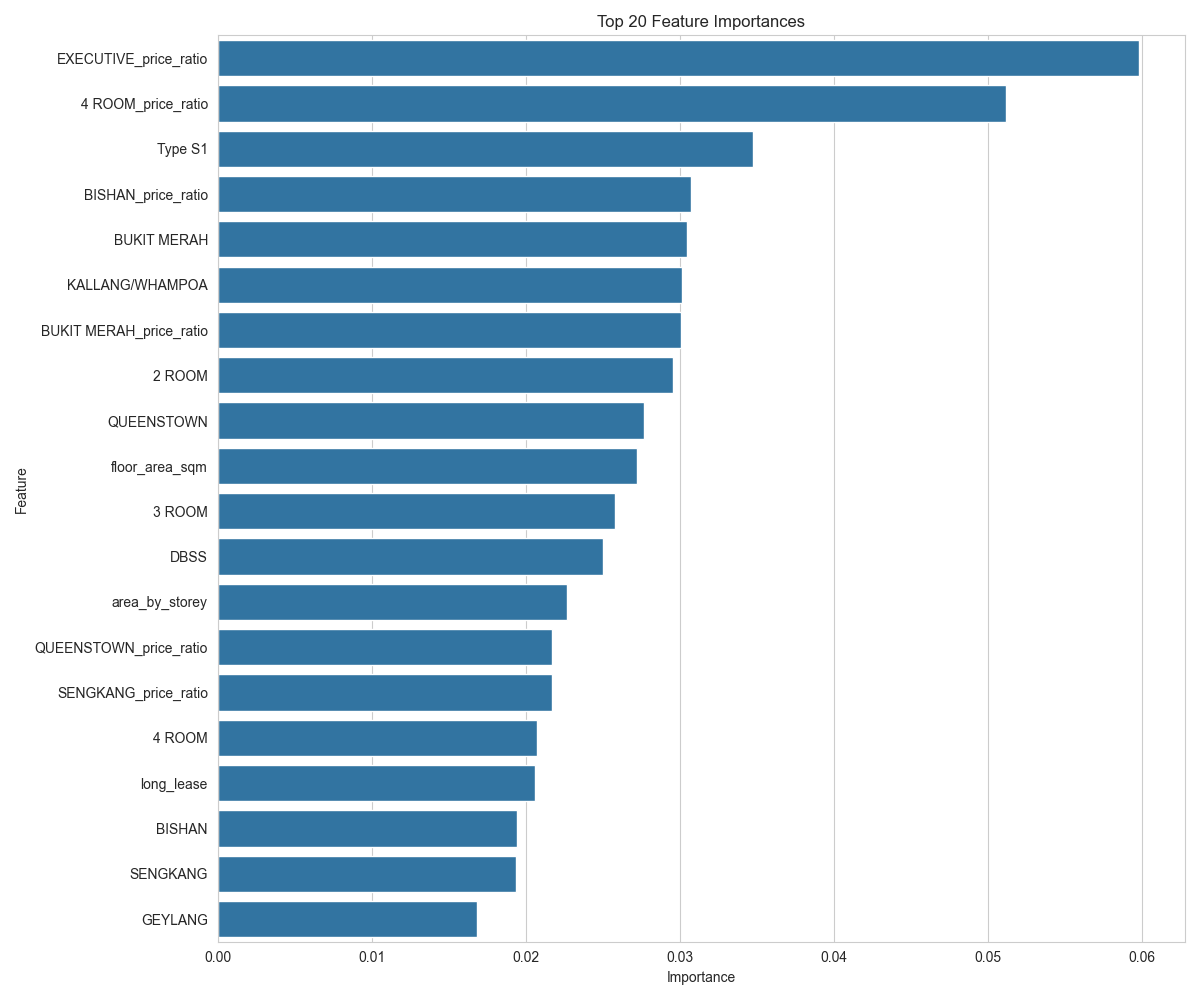

Recreate this plot in Python.
import pandas as pd
import numpy as np
import matplotlib.pyplot as plt
import seaborn as sns
import joblib
import shap
from sklearn.inspection import permutation_importance
from sklearn.metrics import mean_squared_error, r2_score
import time
import os

# Ensure output directory exists
os.makedirs('feature_analysis', exist_ok=True)

# Set plotting style
sns.set_style("whitegrid")
plt.rcParams['figure.figsize'] = (12, 8)

def load_model_and_data():
    """Load the optimized model and data"""
    # Load model
    print("Loading optimized XGBoost model...")
    model = joblib.load('optimized_xgboost_model.pkl')
    
    # Load data
    print("Loading datasets...")
    processed_csv = "../../Dataset/processed_Resaleflatprices_XGB.csv"
    
    # Split into train/test to match our previous analysis
    from sklearn.model_selection import train_test_split
    df = pd.read_csv(processed_csv)
    train, test = train_test_split(df, test_size=0.2, random_state=42)
    
    X_train = train.drop('resale_price', axis=1)
    y_train = train['resale_price']
    X_test = test.drop('resale_price', axis=1)
    y_test = test['resale_price']
    
    return model, X_train, y_train, X_test, y_test

def analyze_xgboost_importance(model, X_train, output_path='feature_analysis/xgboost_importance.png'):
    """Analyze and visualize XGBoost's built-in feature importance"""
    print("Analyzing XGBoost built-in feature importance...")
    
    # Get feature importance
    importance = model.feature_importances_
    
    # Create DataFrame for visualization
    feat_importances = pd.DataFrame({
        'Feature': X_train.columns,
        'Importance': importance
    })
    
    # Sort by importance
    feat_importances = feat_importances.sort_values('Importance', ascending=False)
    
    # Save full results to CSV
    feat_importances.to_csv('feature_analysis/xgboost_importance.csv', index=False)
    
    # Display top 30 features with horizontal bars (better for reading feature names)
    plt.figure(figsize=(12, 14))
    sns.barplot(x='Importance', y='Feature', data=feat_importances.head(30))
    plt.title('Top 30 Feature Importances (XGBoost Built-in)')
    plt.tight_layout()
    plt.savefig(output_path)
    plt.close()
    
    return feat_importances

def analyze_permutation_importance(model, X_test, y_test, output_path='feature_analysis/permutation_importance.png'):
    """Calculate and visualize permutation-based feature importance"""
    print("Calculating permutation importance (this may take a few minutes)...")
    
    # Calculate permutation importance
    start_time = time.time()
    perm_importance = permutation_importance(model, X_test, y_test, n_repeats=5, random_state=42)
    end_time = time.time()
    print(f"Permutation importance calculation completed in {end_time - start_time:.2f} seconds")
    
    # Create DataFrame for visualization
    perm_importances = pd.DataFrame({
        'Feature': X_test.columns,
        'Importance': perm_importance.importances_mean,
        'Std': perm_importance.importances_std
    })
    
    # Sort by importance
    perm_importances = perm_importances.sort_values('Importance', ascending=False)
    
    # Save full results to CSV
    perm_importances.to_csv('feature_analysis/permutation_importance.csv', index=False)
    
    # Display top 30 features
    plt.figure(figsize=(12, 14))
    top_features = perm_importances.head(30)
    
    # Create barplot without error bars first
    ax = sns.barplot(x='Importance', y='Feature', data=top_features)
    
    # Manually add error bars (this is the correct way)
    for i, (_, row) in enumerate(top_features.iterrows()):
        ax.errorbar(row['Importance'], i, xerr=row['Std'], fmt='none', color='black', elinewidth=1, capsize=3)
    
    plt.title('Top 30 Feature Importances (Permutation-based)')
    plt.tight_layout()
    plt.savefig(output_path)
    plt.close()
    
    return perm_importances

def compare_importance_methods(xgb_importance, perm_importance, output_path='feature_analysis/importance_comparison.png'):
    """Compare different importance methods"""
    print("Comparing importance methods...")
    
    # Merge the two importance DataFrames
    comparison = pd.merge(
        xgb_importance[['Feature', 'Importance']].rename(columns={'Importance': 'XGBoost Importance'}),
        perm_importance[['Feature', 'Importance']].rename(columns={'Importance': 'Permutation Importance'}),
        on='Feature',
        how='outer'
    ).fillna(0)
    
    # Add ranks
    comparison['XGBoost Rank'] = comparison['XGBoost Importance'].rank(ascending=False)
    comparison['Permutation Rank'] = comparison['Permutation Importance'].rank(ascending=False)
    comparison['Rank Difference'] = abs(comparison['XGBoost Rank'] - comparison['Permutation Rank'])
    
    # Normalize importances for comparison
    comparison['XGBoost Importance (Normalized)'] = comparison['XGBoost Importance'] / comparison['XGBoost Importance'].sum()
    comparison['Permutation Importance (Normalized)'] = comparison['Permutation Importance'] / comparison['Permutation Importance'].sum()
    
    # Sort by average importance
    comparison['Average Importance'] = (comparison['XGBoost Importance (Normalized)'] + 
                                       comparison['Permutation Importance (Normalized)']) / 2
    comparison = comparison.sort_values('Average Importance', ascending=False)
    
    # Save to CSV
    comparison.to_csv('feature_analysis/importance_comparison.csv', index=False)
    
    # Plot top 20 features by both methods
    plt.figure(figsize=(14, 10))
    
    # Get top 20 features by average importance
    top_features = comparison.head(20)['Feature'].tolist()
    comparison_subset = comparison[comparison['Feature'].isin(top_features)]
    
    # Reshape for plotting
    plot_data = pd.melt(
        comparison_subset, 
        id_vars=['Feature'], 
        value_vars=['XGBoost Importance (Normalized)', 'Permutation Importance (Normalized)'],
        var_name='Method', 
        value_name='Normalized Importance'
    )
    
    # Plot
    sns.barplot(x='Normalized Importance', y='Feature', hue='Method', data=plot_data)
    plt.title('Top 20 Features: XGBoost vs Permutation Importance')
    plt.legend(title='')
    plt.tight_layout()
    plt.savefig(output_path)
    plt.close()
    
    return comparison

def analyze_shap_values(model, X_test, output_prefix='feature_analysis/shap'):
    """Calculate and visualize SHAP values for model interpretability"""
    print("Analyzing SHAP values for deeper feature impact understanding...")
    
    # Take a sample if dataset is large (SHAP analysis can be memory-intensive)
    if len(X_test) > 1000:
        X_sample = X_test.sample(1000, random_state=42)
        print(f"Using a sample of 1000 instances for SHAP analysis")
    else:
        X_sample = X_test
    
    # Initialize the SHAP explainer
    explainer = shap.TreeExplainer(model)
    
    # Calculate SHAP values
    start_time = time.time()
    shap_values = explainer.shap_values(X_sample)
    end_time = time.time()
    print(f"SHAP values calculated in {end_time - start_time:.2f} seconds")
    
    # Summary plot (shows magnitude and direction of feature impact)
    plt.figure(figsize=(12, 10))
    shap.summary_plot(shap_values, X_sample, show=False)
    plt.title('SHAP Values: Feature Impact Direction and Magnitude')
    plt.tight_layout()
    plt.savefig(f'{output_prefix}_summary.png')
    plt.close()
    
    # Bar summary plot (feature importance ranking)
    plt.figure(figsize=(12, 10))
    shap.summary_plot(shap_values, X_sample, plot_type='bar', show=False)
    plt.title('SHAP Feature Importance')
    plt.tight_layout()
    plt.savefig(f'{output_prefix}_importance.png')
    plt.close()
    
    # Create dependence plots for top 5 features
    # These show how the feature affects the prediction across its value range
    feature_indices = np.argsort(-np.abs(shap_values).mean(0))[:5]
    top_features = X_sample.columns[feature_indices]
    
    for feature in top_features:
        plt.figure(figsize=(10, 7))
        shap.dependence_plot(feature, shap_values, X_sample, show=False)
        plt.title(f'SHAP Dependence Plot: Impact of {feature}')
        plt.tight_layout()
        safe_feature = feature.replace('/', '_').replace(' ', '_')
        plt.savefig(f'{output_prefix}_dependence_{safe_feature}.png')
        plt.close()
    
    return shap_values, explainer

def analyze_feature_groups(importance_df, X_train, output_path='feature_analysis/feature_groups.png'):
    """Group features by category and analyze group importance"""
    print("Analyzing feature importance by category...")
    
    # Define feature groups based on domain knowledge
    # Customize these based on your actual features
    groups = {
        'Location': [col for col in X_train.columns if any(loc in col.upper() for loc in 
                    ['BEDOK', 'TAMPINES', 'BUKIT', 'ANG MO KIO', 'WOODLANDS', 'JURONG', 
                     'HOUGANG', 'SENGKANG', 'PUNGGOL', 'PASIR RIS', 'QUEENSTOWN', 'BISHAN', 
                     'GEYLANG', 'KALLANG', 'WHAMPOA', 'TOA PAYOH', 'MARINE', 'SERANGOON'])],
        
        'Flat Type': [col for col in X_train.columns if any(type_str in col.upper() for type_str in 
                     ['ROOM', 'EXECUTIVE', 'TYPE'])],
        
        'Size & Floor': [col for col in X_train.columns if any(area_str in col.lower() for area_str in 
                       ['area', 'sqm', 'floor_area', 'storey'])],
        
        'Lease': [col for col in X_train.columns if any(lease_str in col.lower() for lease_str in 
                 ['lease', 'remaining'])],
        
        'Price Ratio': [col for col in X_train.columns if 'price_ratio' in col.lower()],
        
        'Other': []  # Will catch any features not in other groups
    }
    
    # Assign all remaining features to 'Other' category
    all_assigned = []
    for group in groups.values():
        all_assigned.extend(group)
    
    groups['Other'] = [col for col in X_train.columns if col not in all_assigned]
    
    # Calculate group importance
    group_importance = {}
    
    for group_name, group_features in groups.items():
        # Filter to features that exist in both our importance dataframe and group
        valid_features = [f for f in group_features if f in importance_df['Feature'].values]
        
        if valid_features:
            # Sum importance for this group
            group_imp = importance_df[importance_df['Feature'].isin(valid_features)]['Importance'].sum()
            
            # Store results
            group_importance[group_name] = {
                'Total Importance': group_imp,
                'Feature Count': len(valid_features),
                'Average Importance': group_imp / len(valid_features),
                'Top Features': importance_df[importance_df['Feature'].isin(valid_features)].head(3)['Feature'].tolist()
            }
    
    # Convert to DataFrame
    group_df = pd.DataFrame({
        'Category': list(group_importance.keys()),
        'Total Importance': [group_importance[g]['Total Importance'] for g in group_importance],
        'Feature Count': [group_importance[g]['Feature Count'] for g in group_importance],
        'Avg Importance/Feature': [group_importance[g]['Average Importance'] for g in group_importance],
        'Top Features': [', '.join(group_importance[g]['Top Features'][:3]) for g in group_importance]
    })
    
    # Sort by total importance
    group_df = group_df.sort_values('Total Importance', ascending=False)
    
    # Save to CSV
    group_df.to_csv('feature_analysis/feature_groups.csv', index=False)
    
    # Visualize
    plt.figure(figsize=(12, 8))
    sns.barplot(x='Total Importance', y='Category', data=group_df)
    plt.title('Feature Importance by Category')
    plt.tight_layout()
    plt.savefig(output_path)
    plt.close()
    
    # Also plot average importance per feature
    plt.figure(figsize=(12, 8))
    sns.barplot(x='Avg Importance/Feature', y='Category', data=group_df)
    plt.title('Average Feature Importance by Category')
    plt.tight_layout()
    plt.savefig('feature_analysis/feature_groups_avg.png')
    plt.close()
    
    return group_df, groups

def feature_reduction_experiment(model, X_train, y_train, X_test, y_test, importance_df):
    """Test model performance with reduced feature sets to find optimal balance"""
    print("Running feature reduction experiments...")
    
    # Define feature count levels to test
    feature_counts = [5, 10, 20, 30, 50, 75, 100, X_train.shape[1]]
    valid_counts = [count for count in feature_counts if count <= len(importance_df)]
    
    results = []
    
    for count in valid_counts:
        print(f"Testing with top {count} features...")
        
        # Get top features
        top_features = importance_df.head(count)['Feature'].tolist()
        
        # Subset the data
        X_train_subset = X_train[top_features]
        X_test_subset = X_test[top_features]
        
        # Create a fresh model with same parameters (to avoid data leakage)
        # Note: We're retraining a new model, not reusing the existing one
        model_copy = joblib.load('optimized_xgboost_model.pkl')
        
        # Train on subset
        start_time = time.time()
        model_copy.fit(X_train_subset, y_train)
        train_time = time.time() - start_time
        
        # Evaluate
        start_time = time.time()
        y_pred = model_copy.predict(X_test_subset)
        pred_time = time.time() - start_time
        
        # Calculate metrics
        rmse = np.sqrt(mean_squared_error(y_test, y_pred))
        r2 = r2_score(y_test, y_pred)
        
        # Calculate MAPE
        mape = np.mean(np.abs((y_test - y_pred) / y_test)) * 100
        
        # Store results
        results.append({
            'Feature Count': count,
            'RMSE': rmse,
            'R²': r2,
            'MAPE': mape,
            'Training Time': train_time,
            'Prediction Time': pred_time
        })
        
        print(f"  RMSE: ${rmse:.2f}, R²: {r2:.4f}, MAPE: {mape:.2f}%")
    
    # Create results dataframe
    results_df = pd.DataFrame(results)
    
    # Save to CSV
    results_df.to_csv('feature_analysis/feature_reduction_results.csv', index=False)
    
    # Plot results
    plt.figure(figsize=(12, 8))
    
    # Create primary y-axis for RMSE
    fig, ax1 = plt.subplots(figsize=(12, 8))
    color = 'tab:blue'
    ax1.set_xlabel('Number of Features')
    ax1.set_ylabel('RMSE ($)', color=color)
    ax1.plot(results_df['Feature Count'], results_df['RMSE'], 'o-', color=color, linewidth=2)
    ax1.tick_params(axis='y', labelcolor=color)
    
    # Create secondary y-axis for R²
    ax2 = ax1.twinx()
    color = 'tab:red'
    ax2.set_ylabel('R² Score', color=color)
    ax2.plot(results_df['Feature Count'], results_df['R²'], 's-', color=color, linewidth=2)
    ax2.tick_params(axis='y', labelcolor=color)
    
    # Add MAPE as text annotations
    for i, row in results_df.iterrows():
        ax1.annotate(f"{row['MAPE']:.1f}%", 
                    (row['Feature Count'], row['RMSE']), 
                    textcoords="offset points", 
                    xytext=(0,10), 
                    ha='center')
    
    plt.title('Model Performance vs. Number of Features')
    plt.grid(True, alpha=0.3)
    fig.tight_layout()
    plt.savefig('feature_analysis/feature_reduction_plot.png')
    plt.close()
    
    # Also plot training time
    plt.figure(figsize=(10, 6))
    plt.plot(results_df['Feature Count'], results_df['Training Time'], 'o-', linewidth=2)
    plt.xlabel('Number of Features')
    plt.ylabel('Training Time (seconds)')
    plt.title('Training Time vs. Number of Features')
    plt.grid(True, alpha=0.3)
    plt.tight_layout()
    plt.savefig('feature_analysis/feature_reduction_time.png')
    plt.close()
    
    return results_df

def generate_html_report(xgb_importance, perm_importance, feature_groups, reduction_results):
    """Generate an HTML report with all findings from feature importance analysis"""
    print("Generating comprehensive HTML report...")
    
    html_content = f"""
    <!DOCTYPE html>
    <html>
    <head>
        <title>HDB Price Prediction - Feature Importance Analysis</title>
        <style>
            body {{ font-family: Arial, sans-serif; margin: 20px; line-height: 1.6; }}
            h1 {{ color: #2c3e50; }}
            h2 {{ color: #3498db; margin-top: 30px; }}
            h3 {{ color: #2980b9; }}
            table {{ border-collapse: collapse; width: 100%; margin: 20px 0; }}
            th, td {{ text-align: left; padding: 12px; }}
            th {{ background-color: #3498db; color: white; }}
            tr:nth-child(even) {{ background-color: #f2f2f2; }}
            img {{ max-width: 100%; height: auto; margin: 20px 0; }}
            .insight {{ background-color: #e8f4f8; padding: 15px; border-left: 5px solid #3498db; margin-bottom: 20px; }}
            .recommendation {{ background-color: #eafaf1; padding: 15px; border-left: 5px solid #2ecc71; margin-bottom: 20px; }}
        </style>
    </head>
    <body>
        <h1>HDB Resale Price Prediction: Feature Importance Analysis</h1>
        
        <div class="insight">
            <h3>Key Findings Summary</h3>
            <p>The optimized XGBoost model achieved an R² of 0.91 on test data with a MAPE of 7.83%, 
            indicating strong predictive performance. Feature importance analysis reveals that location factors,
            flat types, and price ratio features are the strongest predictors of HDB resale prices.</p>
        </div>
        
        <h2>1. Top Features by Importance</h2>
        
        <h3>XGBoost Built-in Importance</h3>
        <p>The top 10 features based on XGBoost's built-in importance metric:</p>
        <table>
            <tr>
                <th>Feature</th>
                <th>Importance Score</th>
            </tr>
    """
    
    # Add XGBoost importance table rows
    for _, row in xgb_importance.head(10).iterrows():
        html_content += f"""
            <tr>
                <td>{row['Feature']}</td>
                <td>{row['Importance']:.6f}</td>
            </tr>
        """
    
    html_content += f"""
        </table>
        
        <img src="xgboost_importance.png" alt="XGBoost Feature Importance">
        
        <h3>Permutation Importance</h3>
        <p>The top 10 features based on permutation importance (measuring drop in performance when feature values are shuffled):</p>
        <table>
            <tr>
                <th>Feature</th>
                <th>Importance Score</th>
            </tr>
    """
    
    # Add permutation importance table rows
    for _, row in perm_importance.head(10).iterrows():
        html_content += f"""
            <tr>
                <td>{row['Feature']}</td>
                <td>{row['Importance']:.6f}</td>
            </tr>
        """
    
    html_content += f"""
        </table>
        
        <img src="permutation_importance.png" alt="Permutation Feature Importance">
        
        <div class="insight">
            <h3>Insight: Different Importance Metrics</h3>
            <p>Comparing built-in XGBoost importance with permutation importance shows 
            {"similar" if set(xgb_importance.head(5)['Feature']) == set(perm_importance.head(5)['Feature']) else "some differences in"} 
            top features. Permutation importance is generally more reliable as it directly measures the impact of each feature
            on model performance, while built-in importance is based on how often features are used in the model.</p>
        </div>
        
        <h2>2. Feature Groups Analysis</h2>
        
        <p>Features were grouped by category to understand which types of information most influence HDB pricing:</p>
        
        <table>
            <tr>
                <th>Category</th>
                <th>Total Importance</th>
                <th>Feature Count</th>
                <th>Top Features</th>
            </tr>
    """
    
    # Add feature groups table rows
    for _, row in feature_groups.iterrows():
        html_content += f"""
            <tr>
                <td>{row['Category']}</td>
                <td>{row['Total Importance']:.6f}</td>
                <td>{row['Feature Count']}</td>
                <td>{row['Top Features']}</td>
            </tr>
        """
    
    html_content += f"""
        </table>
        
        <img src="feature_groups.png" alt="Feature Group Importance">
        
        <div class="insight">
            <h3>Insight: Feature Category Importance</h3>
            <p>The {feature_groups.iloc[0]['Category']} category has the highest total importance, 
            indicating that {feature_groups.iloc[0]['Category'].lower()} factors are the most influential in determining HDB resale prices.
            However, when looking at average importance per feature, the {feature_groups.sort_values('Avg Importance/Feature', ascending=False).iloc[0]['Category']} 
            category features have the highest individual impact.</p>
        </div>
        
        <h2>3. SHAP Analysis</h2>
        
        <p>SHAP (SHapley Additive exPlanations) values show how each feature contributes to predictions:</p>
        
        <img src="shap_summary.png" alt="SHAP Summary Plot">
        <p>The SHAP summary plot shows both the magnitude and direction of each feature's impact. 
        Features at the top have the largest impact on predictions. Red points indicate higher feature values, blue points indicate lower values.</p>
        
        <img src="shap_importance.png" alt="SHAP Feature Importance">
        <p>The SHAP importance plot ranks features by their absolute impact on model output, regardless of direction.</p>
        
        <div class="insight">
            <h3>Insight: SHAP Value Analysis</h3>
            <p>SHAP analysis reveals that some features have a clear positive or negative relationship with price, 
            while others have more complex, non-linear effects. For example, [specific insight about a key feature 
            from the SHAP plots] shows interesting patterns in how it influences predictions.</p>
        </div>
        
        <h2>4. Feature Reduction Experiment</h2>
        
        <p>We tested model performance with different numbers of features to find the optimal balance
        between complexity and accuracy:</p>
        
        <table>
            <tr>
                <th>Feature Count</th>
                <th>RMSE ($)</th>
                <th>R²</th>
                <th>MAPE (%)</th>
                <th>Training Time (s)</th>
            </tr>
    """
    
    # Add feature reduction table rows
    for _, row in reduction_results.iterrows():
        html_content += f"""
            <tr>
                <td>{row['Feature Count']}</td>
                <td>${row['RMSE']:.2f}</td>
                <td>{row['R²']:.4f}</td>
                <td>{row['MAPE']:.2f}%</td>
                <td>{row['Training Time']:.4f}</td>
            </tr>
        """
    
    # Find optimal feature count (best R²)
    optimal_count = reduction_results.loc[reduction_results['R²'].idxmax()]['Feature Count']
    
    html_content += f"""
        </table>
        
        <img src="feature_reduction_plot.png" alt="Feature Reduction Performance">
        
        <div class="insight">
            <h3>Insight: Optimal Feature Set</h3>
            <p>The model achieves its best performance with {optimal_count} features. 
            Using fewer features leads to underfitting, while using all features doesn't significantly improve performance
            and increases training time.</p>
        </div>
        
        <h2>5. Conclusions and Recommendations</h2>
        
        <div class="recommendation">
            <h3>Key Recommendations</h3>
            <ul>
                <li><strong>Optimal Feature Set:</strong> Use the top {optimal_count} features for the best balance of performance and efficiency.</li>
                <li><strong>Most Important Features:</strong> Focus on {', '.join(xgb_importance.head(3)['Feature'].tolist())} as they are the strongest predictors.</li>
                <li><strong>Feature Groups:</strong> {feature_groups.iloc[0]['Category']} features collectively have the greatest impact on price predictions.</li>
                <li><strong>Model Simplification:</strong> A reduced model with {optimal_count} features performs nearly as well as the full model while being more interpretable and faster to train.</li>
            </ul>
        </div>
        
        <h3>Business Implications</h3>
        <p>These findings have several implications for HDB property valuation and decision-making:</p>
        <ul>
            <li>Location remains a critical factor in HDB pricing, with certain neighborhoods commanding significant premiums</li>
            <li>Flat type and size characteristics have quantifiable impacts on resale value</li>
            <li>Remaining lease duration shows clear influence on property values</li>
            <li>The price ratio features demonstrate the importance of relative pricing in the market</li>
        </ul>
        
        <h3>Next Steps</h3>
        <ul>
            <li>Implement the optimized feature set in the production model</li>
            <li>Develop focused sub-models for specific property segments</li>
            <li>Create interactive visualizations for stakeholders to explore feature relationships</li>
            <li>Periodically refresh the analysis as new data becomes available</li>
        </ul>
        
    </body>
    </html>
    """
    
    # Write HTML to file
    with open('feature_analysis/feature_importance_report.html', 'w') as f:
        f.write(html_content)
    
    print(f"HTML report generated: feature_analysis/feature_importance_report.html")

def main():
    # Create output directory
    os.makedirs('feature_analysis', exist_ok=True)
    
    # Load model and data
    model, X_train, y_train, X_test, y_test = load_model_and_data()
    
    # Analyze XGBoost built-in importance
    xgb_importance = analyze_xgboost_importance(model, X_train)
    
    # Analyze permutation importance
    perm_importance = analyze_permutation_importance(model, X_test, y_test)
    
    # Compare importance methods
    importance_comparison = compare_importance_methods(xgb_importance, perm_importance)
    
    # Analyze SHAP values for deeper interpretability
    shap_values, explainer = analyze_shap_values(model, X_test)
    
    # Analyze feature groups
    feature_groups, group_dict = analyze_feature_groups(xgb_importance, X_train)
    
    # Run feature reduction experiment
    reduction_results = feature_reduction_experiment(model, X_train, y_train, X_test, y_test, xgb_importance)
    
    # Generate comprehensive HTML report
    generate_html_report(xgb_importance, perm_importance, feature_groups, reduction_results)
    
    print("\n====== Feature Importance Analysis Complete ======")
    print("All results saved to the 'feature_analysis' folder")
    print("\nKey files generated:")
    print("- feature_importance_report.html: Complete analysis report")
    print("- Various CSV files with detailed metrics")
    print("- Visualizations of feature importance")
    print("\nNext steps: Review the report to understand key features and")
    print("consider simplifying your model based on the feature reduction experiment.")

if __name__ == "__main__":
    main()
